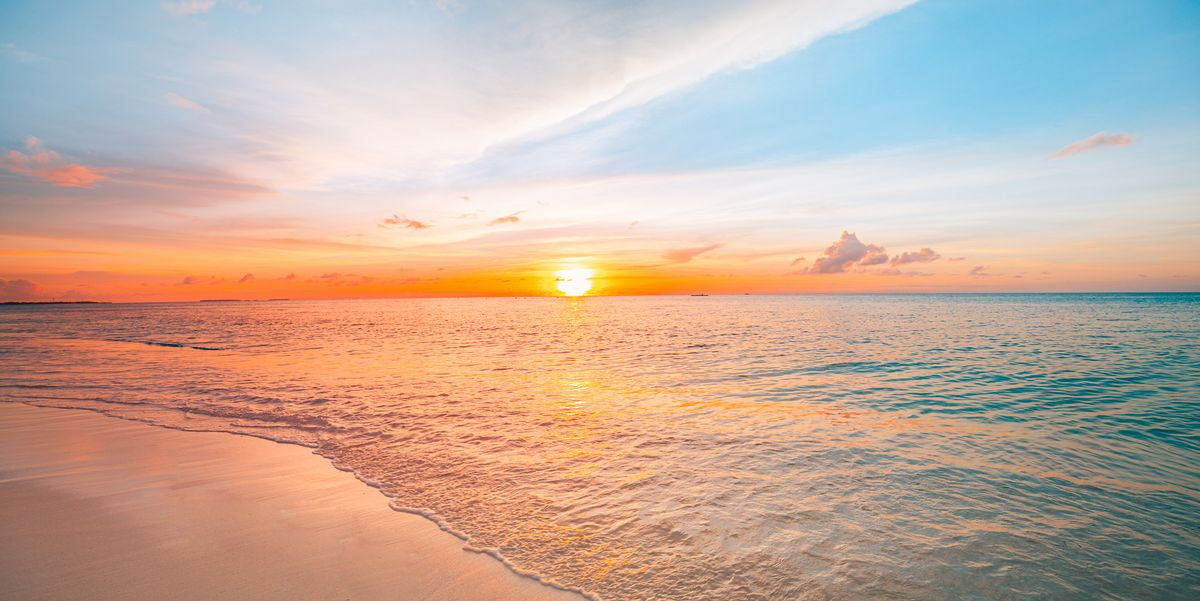
#> input picture codes/images/sunset.jpg, 1200 x 601 px
$ python bins.py
#> lines starting #> are read from the running program, lines starting #| are printed output that depends on the picture
import cv2
import numpy as np
import matplotlib.pyplot as plt

plt.figure(figsize=(15,15))
img1 = cv2.imread('./images/sunset.jpg', cv2.IMREAD_GRAYSCALE)
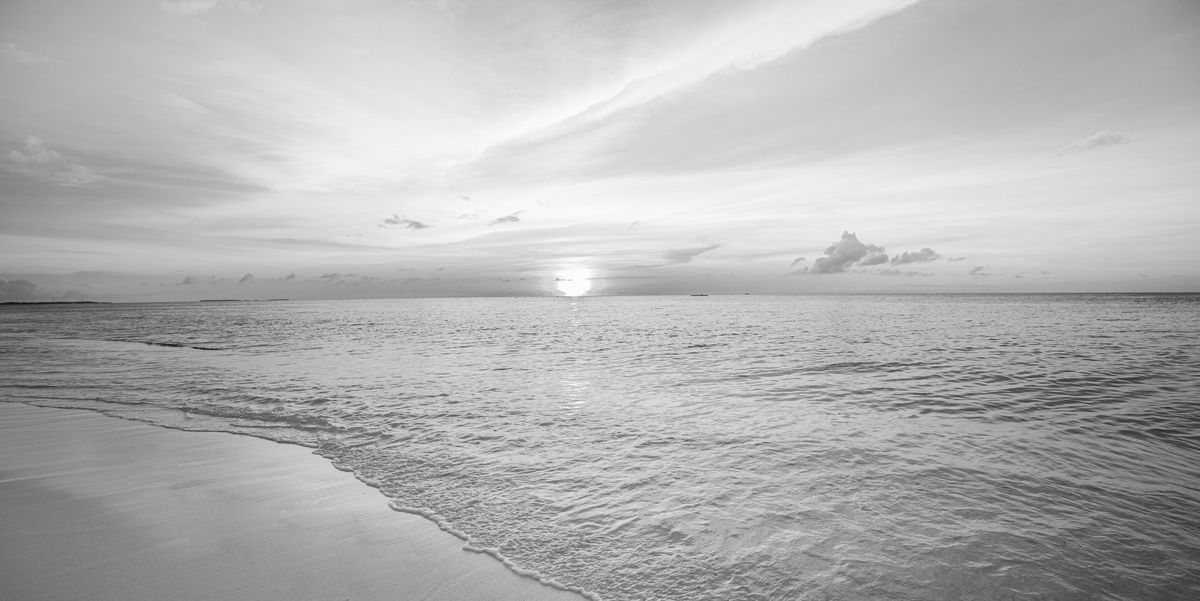
#> img1: shape (601, 1200); min 11, max 255, mean 178.2
img2 = cv2.imread('./images/sunset.jpg')
#> img2 is the input picture: shape (601, 1200, 3); mean B, G, R 158.3, 172.7, 196.5
plt.subplot(2,2,1)
plt.imshow(img1,cmap='gray')
plt.subplot(2,2,2)
plt.grid(True)
plt.hist(img1.ravel(),64,[0,256])
plt.xlim([0,256])
plt.subplot(2,2,3)
plt.grid(True)
plt.hist(img1.ravel(),128,[0,256])
plt.xlim([0,256])
plt.subplot(2,2,4)
plt.grid(True)
plt.hist(img1.ravel(),256,[0,256])
plt.xlim([0,256])

plt.show()
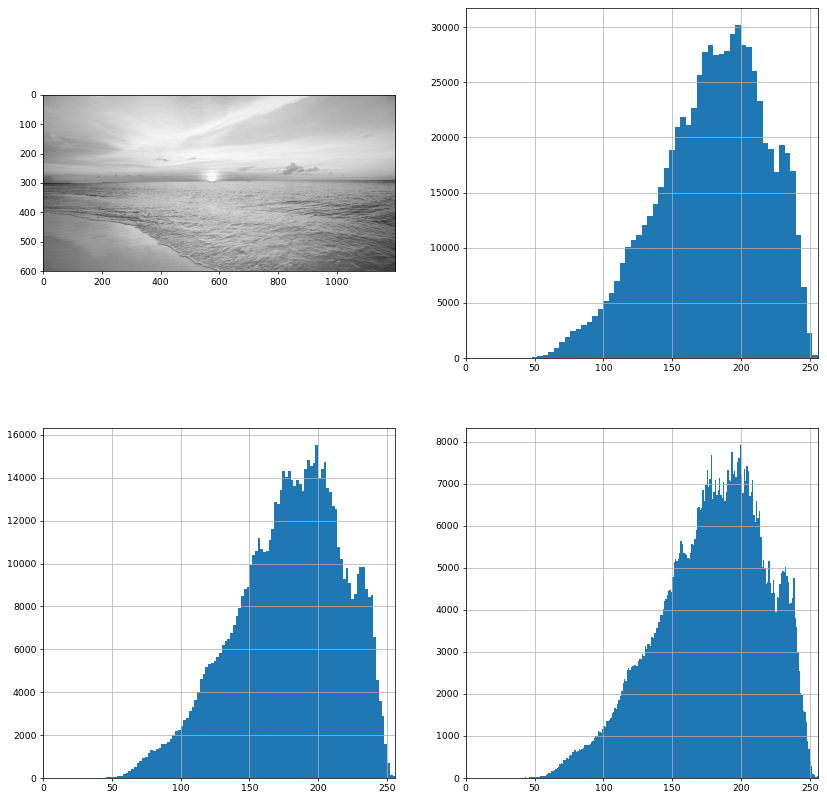
#> figure drawn by matplotlib, 4 panels; panel 2: tallest bar 30219 high, from x = 196 to 200; panel 3: tallest bar 15541 high, from x = 198 to 200; panel 4: tallest bar 7931 high, from x = 199 to 200

$ run again, with codes/images/bright.jpeg copied over codes/images/sunset.jpg
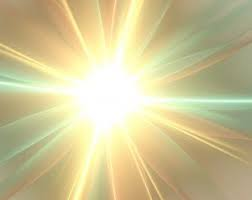
#> input picture codes/images/bright.jpeg, 252 x 200 px
#> `img1 = cv2.imread('./images/sunset.jpg', cv2.IMREAD_GRAYSCALE)`:
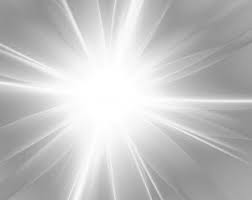
#> img1: shape (200, 252); min 136, max 255, mean 194.1
#> img2 is the input picture: shape (200, 252, 3); mean B, G, R 150, 196.6, 205.9
#> `plt.show()`:
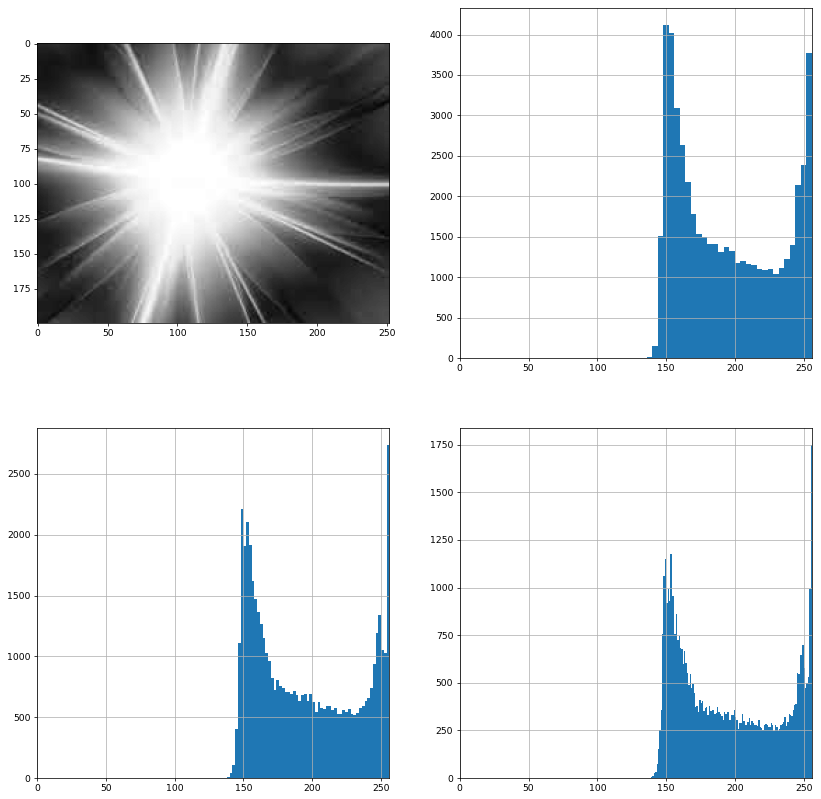
#> figure drawn by matplotlib, 4 panels; panel 2: tallest bar 4122 high, from x = 148 to 152; panel 3: tallest bar 2740 high, from x = 254 to 256; panel 4: tallest bar 1750 high, from x = 255 to 256
